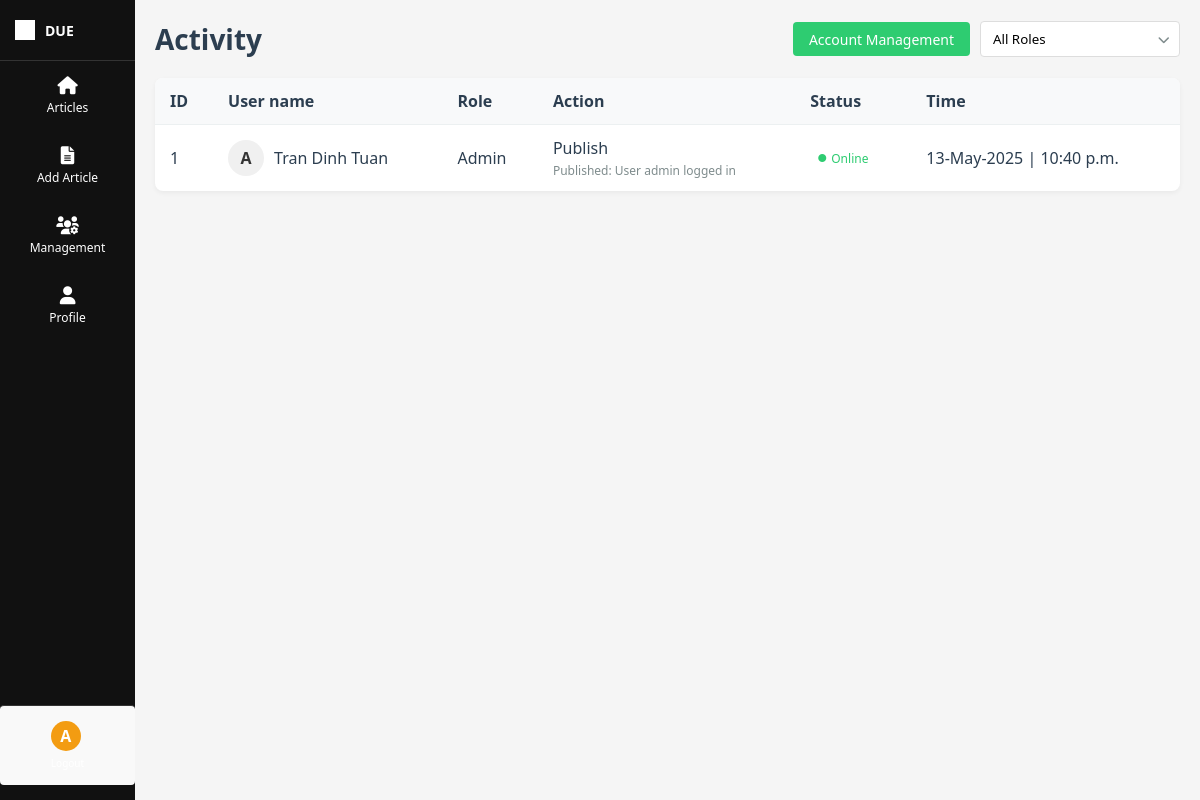
Page /admin-dashboard/activity/ (signed in) on the committed database.
### cms_api/models.py (models this page shows, shortened)
class User(AbstractUser):
    ROLE_CHOICES = (
        ('admin', 'Admin'),
        ('editor', 'Editor'),
        ('author', 'Author'),
        ('user', 'User'),
        ('viewer', 'Viewer'),
    )
    role = models.CharField(max_length=20, choices=ROLE_CHOICES, default='author')
    avatar = models.ImageField(upload_to='avatars/', null=True, blank=True)
    phone_number = models.CharField(max_length=20, null=True, blank=True)
    location = models.CharField(max_length=100, null=True, blank=True)
    profile_summary = models.TextField(null=True, blank=True)
    is_online = models.BooleanField(default=False)
    last_activity = models.DateTimeField(default=timezone.now)

class ActivityLog(models.Model):
    ACTION_CHOICES = (
        ('publish', 'Publish'),
        ('modify', 'Modify'),
        ('delete', 'Delete'),
    )
    user = models.ForeignKey(User, on_delete=models.CASCADE, related_name='activity_logs')
    action = models.CharField(max_length=255, choices=ACTION_CHOICES)
    timestamp = models.DateTimeField(default=timezone.now)
    role = models.CharField(max_length=20)  # Store the user's role at the time of the action
    post = models.ForeignKey(Post, on_delete=models.SET_NULL, null=True, blank=True, related_name='activity_logs')
    details = models.TextField(null=True, blank=True)  # Store additional details about the action
    class Meta:
        ordering = ['-timestamp']

### cms_api/views.py (the view)
# urls.py: path('admin-dashboard/activity/', views.activity_management, name='activity_management'),
@login_required(login_url='login')
def activity_management(request):
    if request.user.role != 'admin':
        messages.error(request, 'You do not have permission to access this page.')
        return redirect('home')
    activities = ActivityLog.objects.all().order_by('-timestamp')
    role = request.GET.get('role')
    if role:
        activities = activities.filter(role=role)
    context = {
        'activities': activities,
    }
    return render(request, 'cms_api/activity_management.html', context)

### cms_api/templates/cms_api/activity_management.html (shortened to what this page needs)
{% extends 'cms_api/base.html' %}
{% load static %}
{% block content %}
<div class="header">
    <h1>Activity</h1>
    <div class="header-actions">
        <a href="{% url 'account_management' %}" class="btn btn-success">
            Account Management
        </a>
        <div class="select-wrapper">
            <select id="roleFilter">
                <option value="">All Roles</option>
            </select>
        </div>
    </div>
</div>
<div class="table-container">
    <table class="data-table">
        <thead>
            <tr>
                <th>ID</th>
                <th>User name</th>
                <th>Role</th>
                <th>Action</th>
                <th>Status</th>
                <th>Time</th>
            </tr>
        </thead>
        <tbody>
            {% for activity in activities %}
            <tr>
                <td>{{ forloop.counter }}</td>
                <td>
                    <div class="user-info-cell">
                        {% if activity.user.avatar %}
                            <img src="{{ activity.user.avatar.url }}" alt="{{ activity.user.username }}" class="user-avatar-small">
                        {% else %}
                            <div class="user-avatar-small">{{ activity.user.username|first|upper }}</div>
                        {% endif %}
                        {{ activity.user.get_full_name|default:activity.user.username }}
                    </div>
                </td>
                <td>{{ activity.role|title }}</td>
                <td>
                    <div>{{ activity.get_action_display }}</div>
                    <div class="small-text">
                        {% if activity.action == 'publish' %}
                            Published:
                        {% elif activity.action == 'modify' %}
                            Modified:
                        {% elif activity.action == 'delete' %}
                            Deleted:
                        {% endif %}
                        {% if activity.post %}
                            {{ activity.post.title|truncatechars:50 }}
                        {% else %}
                            {{ activity.details|truncatechars:50 }}
                        {% endif %}
                    </div>
                </td>
                <td>
                    <span class="status {% if activity.user.is_online %}online{% else %}offline{% endif %}">
                        <i class="fas fa-circle"></i>
                        {% if activity.user.is_online %}Online{% else %}Offline{% endif %}
                    </span>
                </td>
                <td>{{ activity.timestamp|date:"d-M-Y" }} | {{ activity.timestamp|time:"h:i a" }}</td>
            </tr>
            {% empty %}
            <tr>
                <td colspan="6">No activities found.</td>
            </tr>
            {% endfor %}
        </tbody>
    </table>
</div>
{% endblock %}

### cms_api/templates/cms_api/base.html (shortened to what this page needs)
{% load static %}
<!DOCTYPE html>
<html lang="en">
<head>
    <link rel="stylesheet" href="{% static 'cms_api/css/styles.css' %}">
    <link rel="stylesheet" href="https://cdnjs.cloudflare.com/ajax/libs/font-awesome/6.0.0-beta3/css/all.min.css">
</head>
<body>
    <div class="container">
        <div class="sidebar">
            <div class="logo">
                <div class="logo-square">
                </div>
                <div class="logo-text">DUE</div>
            </div>
            <nav class="nav-menu">
                <a href="{% url 'home' %}" class="nav-item {% if request.path == '/admin-dashboard/' %}active{% endif %}">
                    <i class="fas fa-home"></i>
                    <span>Articles</span>
                </a>
                {% if request.user.role == 'author' or request.user.role == 'admin' %}
                <a href="{% url 'add_article_author' %}" class="nav-item {% if request.path == '/admin-dashboard/add-article-author/' %}active{% endif %}">
                    <i class="fas fa-file-alt"></i>
                    <span>Add Article</span>
                </a>
                {% endif %}
                {% if request.user.role == 'admin' %}
                <a href="{% url 'management' %}" class="nav-item {% if request.path == '/admin-dashboard/management/' %}active{% endif %}">
                    <i class="fas fa-users-cog"></i>
                    <span>Management</span>
                </a>
                {% endif %}
                <a href="{% url 'profile' %}" class="nav-item {% if request.path == '/admin-dashboard/profile/' %}active{% endif %}">
                    <i class="fas fa-user"></i>
                    <span>Profile</span>
                </a>
            </nav>
            <div class="user-info">
                <a href="{% url 'logout' %}" class="logout-btn">
                    <div class="user-avatar">{{ request.user.username|first|upper }}</div>
                    <div class="user-name">Logout</div>
                </a>
            </div>
        </div>
        <div class="main-content">
            {% block content %}{% endblock %}
        </div>
    </div>
</body>
</html>

### cms_api/static/cms_api/css/styles.css (style rules this page uses)
* { margin: 0; padding: 0; box-sizing: border-box; font-family: "Segoe UI", Tahoma, Geneva, Verdana, sans-serif; }
body { background-color: #f5f5f5; color: #333; }
.container { display: flex; min-height: 100vh; }
.sidebar { width: 135px; background-color: #111; color: white; display: flex; flex-direction: column; position: fixed; height: 100vh; z-index: 10; }
.logo { padding: 20px 15px; display: flex; align-items: center; border-bottom: 1px solid #333; }
.logo-square { width: 20px; height: 20px; background-color: white; margin-right: 10px; }
.logo-text { font-size: 14px; font-weight: bold; white-space: nowrap; }
.nav-menu { display: flex; flex-direction: column; flex-grow: 1; }
.nav-item { display: flex; flex-direction: column; align-items: center; padding: 15px 0; color: white; text-decoration: none; font-size: 12px; text-align: center; }
.nav-item i { font-size: 18px; margin-bottom: 5px; }
.user-info { padding: 15px 0; display: flex; flex-direction: column; align-items: center; margin-top: auto; border-top: 1px solid #333; }
.user-avatar { width: 30px; height: 30px; background-color: #f39c12; border-radius: 50%; display: flex; align-items: center; justify-content: center; margin-bottom: 5px; font-weight: bold; }
.user-name { font-size: 10px; text-align: center; }
.logout-btn { color: white; text-decoration: none; }
.main-content { flex-grow: 1; padding: 20px; margin-left: 135px; width: calc(100% - 135px); }
.header { display: flex; justify-content: space-between; align-items: center; margin-bottom: 20px; }
.header h1 { color: #2c3e50; font-size: 28px; font-weight: 600; }
.header-actions { display: flex; gap: 10px; align-items: center; }
.btn { padding: 8px 16px; border: none; border-radius: 4px; cursor: pointer; font-weight: 500; display: flex; align-items: center; gap: 8px; }
.btn-success { background-color: #2ecc71; color: white; height: 33.6px; text-decoration: none; font-size: 14px; }
.select-wrapper { position: relative; background-color: white; border: 1px solid #ddd; border-radius: 4px; overflow: hidden; width: 200px; }
.select-wrapper select { padding: 8px 30px 8px 12px; border: none; background-color: transparent; appearance: none; width: 100%; cursor: pointer; outline: none; }
.select-wrapper::after { content: "\f078"; font-family: "Font Awesome 5 Free"; font-weight: 900; position: absolute; right: 10px; top: 50%; transform: translateY(-50%); pointer-events: none; font-size: 12px; color: #7f8c8d; }
.table-container { background-color: white; border-radius: 8px; box-shadow: 0 2px 5px rgba(0, 0, 0, 0.05); overflow: hidden; margin-top: 20px; }
.data-table { width: 100%; border-collapse: collapse; }
.data-table th { background-color: #f8f9fa; padding: 12px 15px; text-align: left; font-weight: 600; color: #2c3e50; border-bottom: 1px solid #ecf0f1; }
.data-table td { padding: 12px 15px; border-bottom: 1px solid #ecf0f1; color: #2c3e50; }
.data-table tr:last-child td { border-bottom: none; }
.user-info-cell { display: flex; align-items: center; gap: 10px; }
.user-avatar-small { width: 36px; height: 36px; border-radius: 50%; background-color: #f0f0f0; display: flex; align-items: center; justify-content: center; font-weight: bold; color: #333; overflow: hidden; }
.status { display: flex; align-items: center; gap: 5px; font-weight: 500; }
.status.online { color: #2ecc71; }
.status.online i { color: #2ecc71; }
.status i { font-size: 8px; }
.small-text { font-size: 12px; color: #7f8c8d; margin-top: 3px; }
.status { display: inline-flex; align-items: center; padding: 3px 8px; border-radius: 12px; font-size: 12px; font-weight: 500; }
.status.online { color: #2ecc71; display: flex; align-items: center; gap: 5px; }
.user-info-cell { display: flex; align-items: center; }
.user-info { background-color: #f9f9f9; border-radius: 4px; padding: 15px; margin: 15px 0; }

### rows in the picture
User: user.username|first "A"
ActivityLog: user.username|first "A", user.get_full_name "Tran Dinh Tuan", role "Admin", action "Publish", shows "Published:", details "User admin logged in", shows "Online", timestamp "13-May-2025", timestamp "10:40 p.m."
